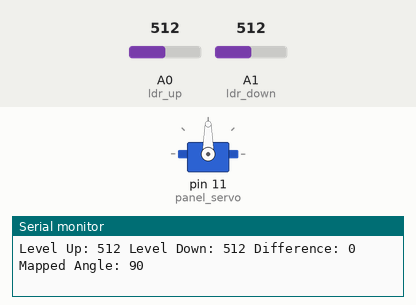
A sketch run on a simulated Arduino Uno, built with avr-gcc and run on an emulated ATmega328P. Shown: servo, the last lines printed to the serial monitor. The inputs (shaded band) are chosen by the test bench; at power-on: A0 (ldr_up) = 512, A1 (ldr_down) = 512.

Above: at 1.2 s.
1.3 s: A0 (ldr_up) set to 529
At 1.8 s:
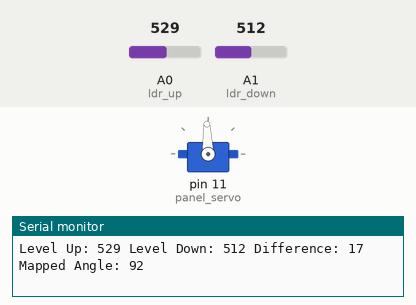
4.3 s: A1 (ldr_down) set to 531
At 5.5 s:
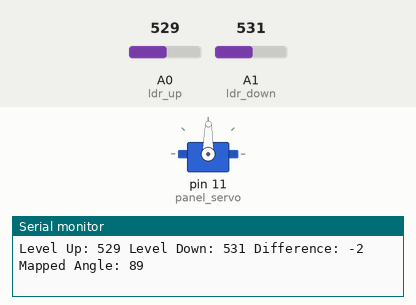
7.3 s: A1 (ldr_down) set to 716
At 7.9 s:
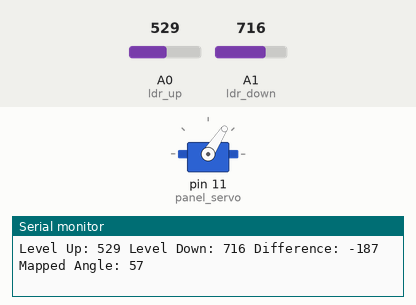
8.8 s: A0 (ldr_up) set to 271
At 9.7 s:
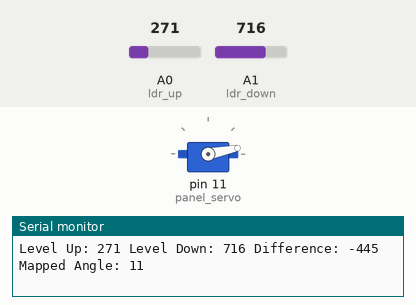
10.3 s: A0 (ldr_up) set to 252
At 11.6 s:
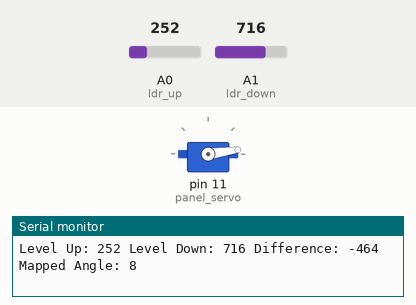
13.3 s: A1 (ldr_down) set to 170
At 14.1 s:
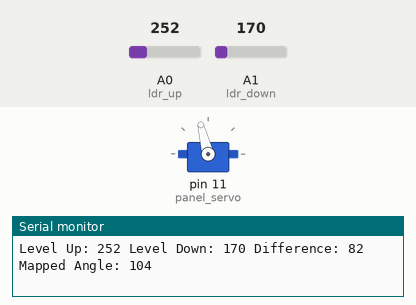
Timing chart, 0 to 15.8 s (numbered marks = the images above; inputs shaded):
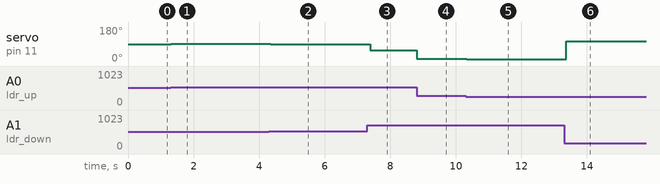

The sketch:

Ardupanel.ino
```cpp
#define ldr_up A0
#define ldr_down A1
#define panel_servo 11
#include <Servo.h>

Servo Panel;
int min_angle = 0;
int max_angle = 180;

void setup() {
  Serial.begin(9600);
  Panel.attach(panel_servo);
  Panel.write(90); // Start at 90 degrees (middle position)
}

void loop() {
  int level_up = analogRead(ldr_up);
  int level_down = analogRead(ldr_down);

  // Calculate the difference between LDR readings
  int difference = level_up - level_down;

  // Map the difference to an angle around the center (90 degrees)
  int angle = map(difference, -512, 512, min_angle, max_angle);

  // Constrain the calculated angle within the defined range
  angle = constrain(angle, min_angle, max_angle);

  Serial.print("Level Up: ");
  Serial.print(level_up);
  Serial.print(" Level Down: ");
  Serial.print(level_down);
  Serial.print(" Difference: ");
  Serial.print(difference);
  Serial.print(" Mapped Angle: ");
  Serial.println(angle);

  // Set the servo position based on the constrained angle
  Panel.write(angle);

  delay(100); // Adjust delay as needed for your application
}
```

Measured:
- after the input at 1.3 s, servo on pin 11 (panel_servo): 90° → 92° at once
- after the input at 4.3 s, servo on pin 11 (panel_servo): 92° → 89° after 0.06 s
- after the input at 7.3 s, servo on pin 11 (panel_servo): 89° → 57° after 0.09 s
- after the input at 8.8 s, servo on pin 11 (panel_servo): 57° → 11° at once
- after the input at 10.3 s, servo on pin 11 (panel_servo): 11° → 8° at once
- after the input at 13.3 s, servo on pin 11 (panel_servo): 8° → 104° after 0.07 s
